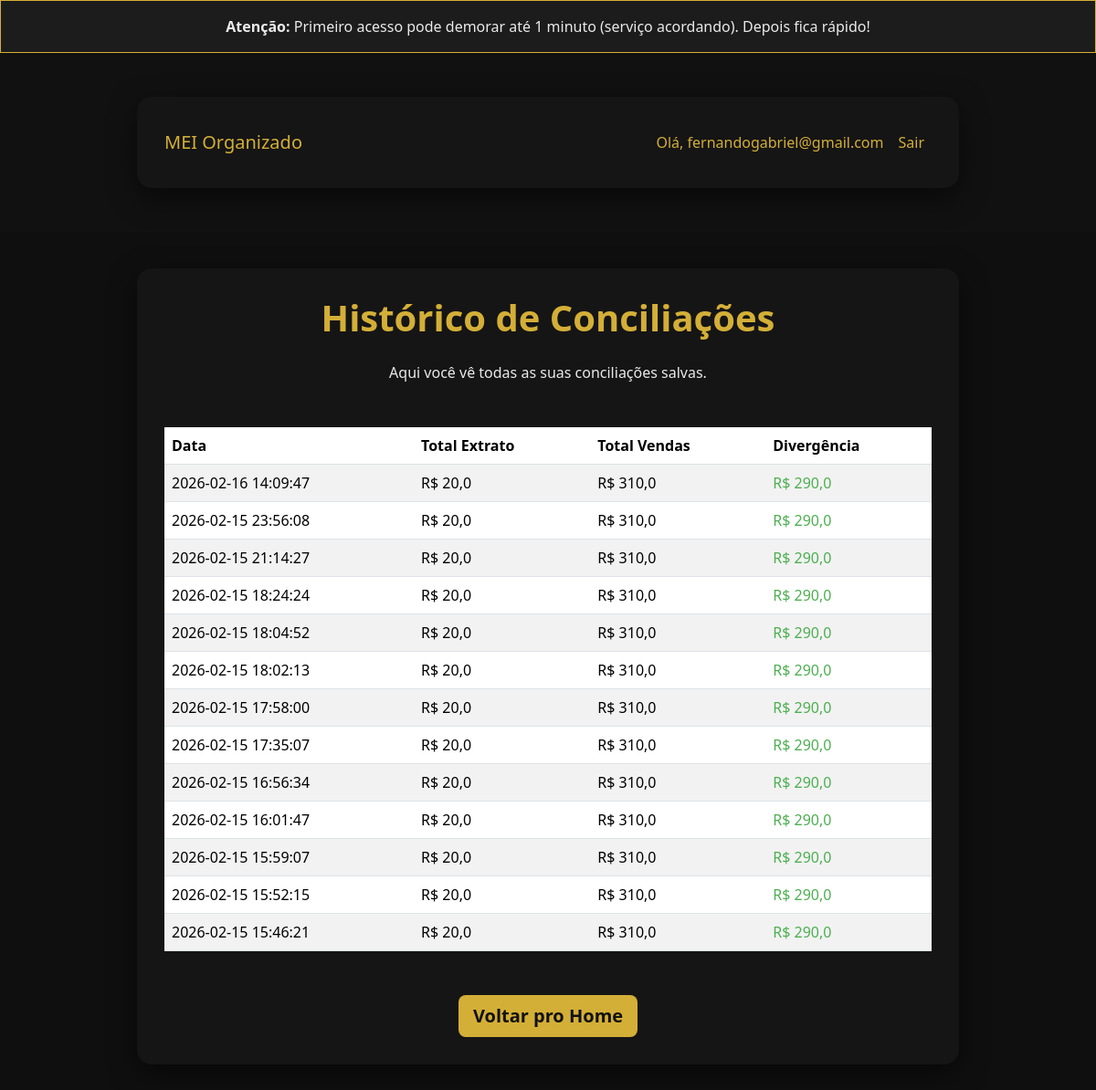
The page /historico (signed in) on the database as committed earlier.
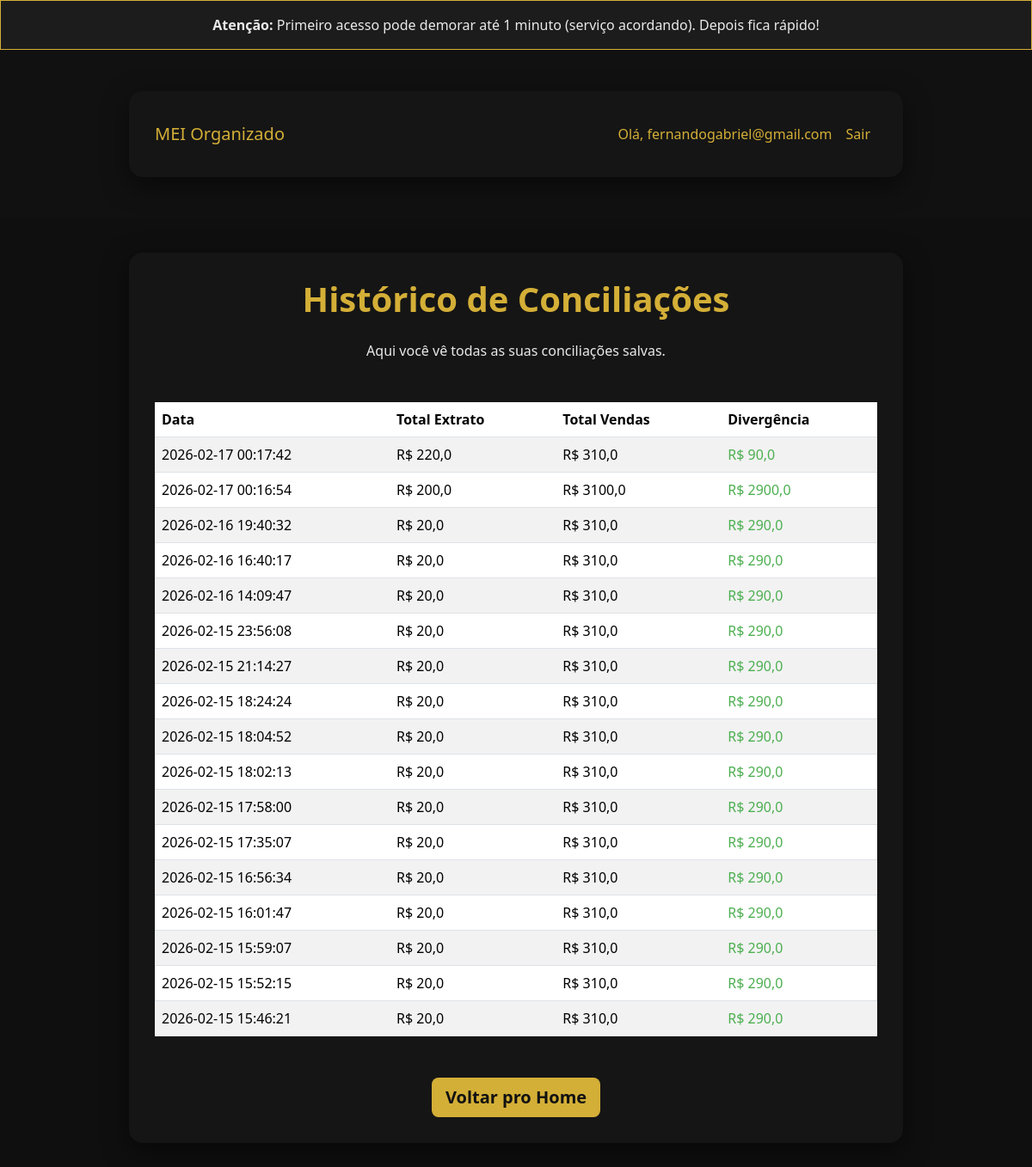
The same page on the database as committed later.
### tables this page shows
CREATE TABLE users
             (id INTEGER PRIMARY KEY, email TEXT UNIQUE, password TEXT, is_pro INTEGER DEFAULT 0);

CREATE TABLE conciliacoes
             (id INTEGER PRIMARY KEY, user_id INTEGER, data TEXT, total_extrato REAL, total_vendas REAL, divergencia REAL);

### app.py (the view)
@app.route('/historico')
@login_required
def historico():
    c.execute("SELECT data, total_extrato, total_vendas, divergencia FROM conciliacoes WHERE user_id = ? ORDER BY id DESC", (current_user.id,))
    conciliacoes = c.fetchall()
    return render_template('historico.html', conciliacoes=conciliacoes)

### app.py (called while the page is built)
@login_manager.user_loader
def load_user(user_id):
    c.execute("SELECT id, email, is_pro FROM users WHERE id = ?", (user_id,))
    row = c.fetchone()
    if row:
        return User(row[0], row[1], row[2])
    return None

### templates/historico.html (shortened to what this page needs)
<!DOCTYPE html>
<html lang="pt-BR">
<head>
    <link href="https://cdn.jsdelivr.net/npm/bootstrap@5.3.3/dist/css/bootstrap.min.css" rel="stylesheet">
</head>
<body>
    <div class="alert alert-info text-center mb-0 rounded-0">
        <strong>Atenção:</strong> Primeiro acesso pode demorar até 1 minuto (serviço acordando). Depois fica rápido!
    </div>
    <nav class="navbar navbar-expand-lg navbar-light bg-light">
        <div class="container">
            <a class="navbar-brand" href="/">MEI Organizado</a>
            <div class="navbar-nav ms-auto">
                <span class="nav-link">Olá, {{ current_user.email }}</span>
                <a class="nav-link" href="{{ url_for('logout') }}">Sair</a>
            </div>
        </div>
    </nav>
    <div class="container">
        <h1 class="text-center mb-4">Histórico de Conciliações</h1>
        <p class="text-center mb-5">Aqui você vê todas as suas conciliações salvas.</p>
        {% if conciliacoes %}
            <table class="table table-striped table-hover">
                <thead>
                    <tr>
                        <th>Data</th>
                        <th>Total Extrato</th>
                        <th>Total Vendas</th>
                        <th>Divergência</th>
                    </tr>
                </thead>
                <tbody>
                    {% for conc in conciliacoes %}
                        <tr>
                            <td>{{ conc[0] }}</td>
                            <td>R$ {{ conc[1]|round(2)|string|replace('.', ',') }}</td>
                            <td>R$ {{ conc[2]|round(2)|string|replace('.', ',') }}</td>
                            <td {% if conc[3] >= 0 %}class="text-success"{% else %}class="text-danger"{% endif %}>
                                R$ {{ conc[3]|round(2)|string|replace('.', ',') }}
                            </td>
                        </tr>
                    {% endfor %}
                </tbody>
            </table>
        {% else %}
            <div class="alert alert-info text-center">
                Ainda não há conciliações salvas. Faça uma nova no <a href="{{ url_for('home') }}">home</a>.
            </div>
        {% endif %}
        <div class="text-center mt-5">
            <a href="{{ url_for('home') }}" class="btn btn-primary btn-lg">Voltar pro Home</a>
        </div>
    </div>
</body>
</html>

### templates/historico.html (style rules this page uses)
body { background: #0F0F0F; font-family: system-ui, sans-serif; color: #EAEAEA; }
.container { max-width: 900px; margin: 40px auto; padding: 30px; background: #151515; border-radius: 16px; box-shadow: 0 10px 30px rgba(0,0,0,0.5); }
h1 { color: #D4AF37; font-weight: 700; }
.navbar { background: #111 !important; }
.navbar-brand, .nav-link { color: #D4AF37 !important; font-weight: 500; }
.btn-primary { background: #D4AF37; border: none; color: #111; font-weight: 600; }
.table { margin-top: 30px; color: #EAEAEA; }
.table thead { background: #1C1C1C; color: #D4AF37; }
.table-striped tbody tr:nth-of-type(odd) { background-color: #181818; }
.alert-info { background: #1C1C1C; border: 1px solid #D4AF37; color: #EAEAEA; }
.text-success { color: #4CAF50 !important; }
a { color: #D4AF37; }

Rows that differ between the two databases and show on the page:
added conciliacoes: data "2026-02-17 00:17:42", total_extrato "220,0", total_vendas "310,0", divergencia "90,0"
added conciliacoes: data "2026-02-17 00:16:54", total_extrato "200,0", total_vendas "3100,0", divergencia "2900,0"
added conciliacoes: data "2026-02-16 19:40:32", total_extrato "20,0", total_vendas "310,0", divergencia "290,0"
added conciliacoes: data "2026-02-16 16:40:17", total_extrato "20,0", total_vendas "310,0", divergencia "290,0"
